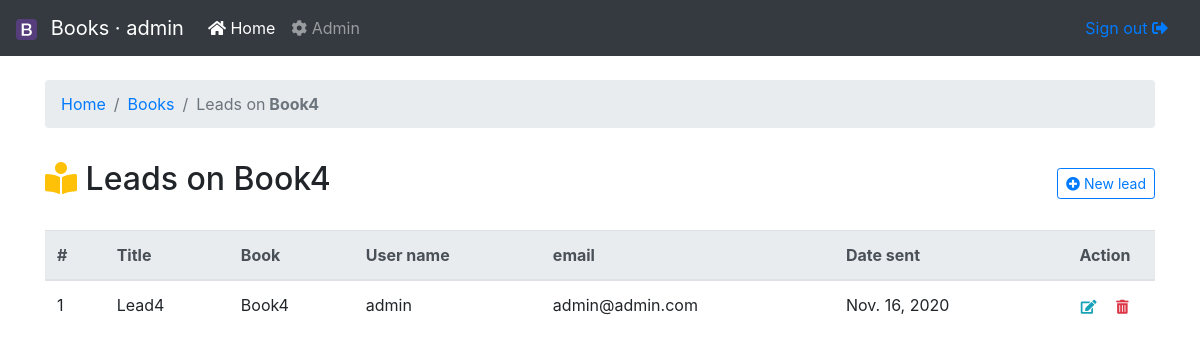
Before: /book/17/leads/ (signed in) with the older database file.
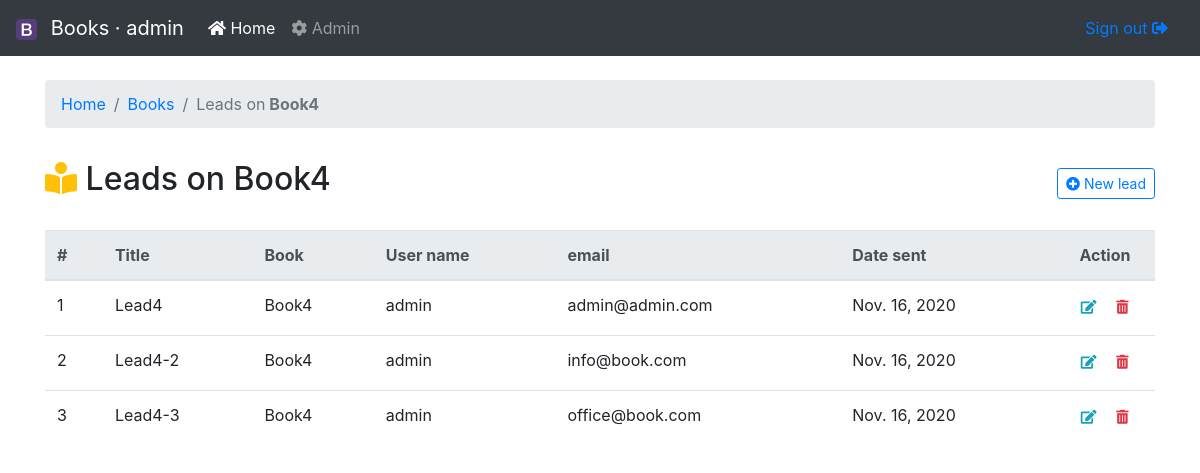
After: the same page with the newer database file.
### books/models.py (models this page shows, shortened)
class Book(models.Model):
    HARDCOVER = 1
    PAPERBACK = 2
    EBOOK = 3
    BOOK_TYPES = (
        (HARDCOVER, 'Hardcover'),
        (PAPERBACK, 'Paperback'),
        (EBOOK, 'E-book'),
    )
    title = models.CharField(max_length=50, verbose_name='Title')
    publication_date = models.DateField(null=True, verbose_name='Publicate on')
    price = models.DecimalField(max_digits=5, decimal_places=2, verbose_name='Price, €')
    pages = models.IntegerField(blank=True, null=True, verbose_name='Pages')
    book_type = models.PositiveSmallIntegerField(choices=BOOK_TYPES, verbose_name='Book type')
    def __str__(self):
        return self.title
    class Meta:
        verbose_name = 'Book'
        verbose_name_plural = 'Books'

class Lead(models.Model):
    book = models.ForeignKey(Book, on_delete=models.CASCADE, verbose_name='Book')
    slug = models.SlugField(max_length=255, verbose_name='Slug', unique=True)
    title = models.CharField(max_length=100, verbose_name='Title')
    username = models.CharField(max_length=90, verbose_name='User name')
    email = models.EmailField(verbose_name='email')
    date_sent = models.DateTimeField(blank=True, null=True, verbose_name='Date sent')
    class Meta:
        verbose_name = 'Lead'
        verbose_name_plural = 'Leads'
        ordering = ['-date_sent']

### books/views.py (the view)
# urls.py: path('book/<int:book>/leads/', leads_list, name='leads-list'),
@login_required
def leads_list(request, book):
    book_obj = get_object_or_404(Book, pk=book)
    title = "Leads on {}".format(book_obj)
    leads = book_obj.lead_set.all()
    context = {"title": title, "book": book_obj, "object_list": leads}
    return render(request, 'leads.html', context)

### books/templatetags/cms.py (called while the page is built)
@register.filter(name='object_verbose_name')
def get_object_verbose_name(object):
    if hasattr(object, 'model'):
        object = object.model
    return object._meta.verbose_name if object else ''

@register.filter(name='object_verbose_name_plural')
def get_object_verbose_name_plural(object):
    if hasattr(object, 'model'):
        object = object.model
    return object._meta.verbose_name_plural if object else ''

@register.simple_tag
def get_field_verbose_name(object, field):
    if hasattr(object, 'model'):
        object = object.model
    return object._meta.get_field(field).verbose_name if object else ''

### templates/leads.html (shortened to what this page needs)
{% extends 'layouts/base.html' %}
{% load cms %}
{% block content %}
<nav aria-label="breadcrumb">
  <ol class="breadcrumb">
    <li class="breadcrumb-item"><a href="{% url 'books:home' %}">Home</a></li>
    <li class="breadcrumb-item"><a href="{% url 'books:books-list' %}">{{ book|object_verbose_name_plural }}</a></li>
    <li class="breadcrumb-item active" aria-current="page">{{ object_list|object_verbose_name_plural }} on<strong>&nbsp;{{ book }}</strong></li>
  </ol>
</nav>
{% with object_list as leads %}
  <div class="d-flex justify-content-between flex-wrap flex-md-nowrap align-items-center pt-3 pb-2 mb-3">
      <h1 class="h2"><i class="fas fa-book-reader text-warning"></i> {{ title }}</i></h1>
      <div class="btn-toolbar mb-2 mb-md-0">
          <a class="btn btn-sm btn-outline-primary ajax-load-form" href="{% url 'books:lead-create' book.pk %}">
          <i class="fas fa-plus-circle"></i> New {{ leads|object_verbose_name|lower }}</a>
      </div>
  </div>
  <table class="table table-hover" id="table-ajax">
    <thead class="thead-light">
      <tr>
        <th>#</th>
        <th>{{ leads|field_verbose_name:'title' }}</th>
        <th>{{ leads|field_verbose_name:'book' }}</th>
        <th>{{ leads|field_verbose_name:'username' }}</th>
        <th>{{ leads|field_verbose_name:'email' }}</th>
        <th>{{ leads|field_verbose_name:'date_sent' }}</th>
        <th scope="col" class="crud-column">Action</th>
      </tr>
    </thead>
    <tbody>
      {% include 'leads_list.html' %}
    </tbody>
  </table>
{% endwith %}
{% endblock %}

### templates/layouts/base.html (shortened to what this page needs)
{% extends 'layouts/main.html' %}
{% block maincontent %}
    {% include 'layouts/navbar.html' %}
    <main role="main" class="container">
        {% block content %}{% endblock %}
    </main>
{% endblock %}

### templates/layouts/main.html (shortened to what this page needs)
{% load static %}
<!doctype html>
<html lang="en">
  <head>
    <link rel="stylesheet" href="https://cdn.jsdelivr.net/npm/bootstrap@4.5.3/dist/css/bootstrap.min.css">
    {% block extracss %}
      <link rel="stylesheet" href="https://cdnjs.cloudflare.com/ajax/libs/font-awesome/5.14.0/css/all.min.css" />
      <link href="{% static 'css/main.css' %}" rel="stylesheet">
    {% endblock %}
  </head>
  <body>
    {% block maincontent %}{% endblock %}
  </body>
</html>

### templates/layouts/navbar.html (shortened to what this page needs)
{% load static %}
<nav class="navbar navbar-expand-md navbar-dark bg-dark fixed-top">
  <a class="navbar-brand" href="{% if user.is_staff or user.is_superuser %}{% url 'admin:index' %}{% else %}{% url 'books:home' %}{% endif %}">
    <img src="{% static 'img/bootstrap-solid.svg' %}" withdh="21" height="21" alt="Logo" class="mr-2"> Books · {{ request.user }}</a>
  <div class="collapse navbar-collapse" id="navbarsExampleDefault">
    <ul class="navbar-nav mr-auto">
      <li class="nav-item active">
        <a class="nav-link" href="{% url 'books:home' %}"> <i class="fas fa-home"></i> Home <span class="sr-only">(current)</span></a>
      </li>
      <li class="nav-item">
        <a class="nav-link" href="{% url 'admin:index' %}"> <i class="fas fa-cog"></i> Admin</a>
      </li>
    </ul>
    <a class="nav-link" href="{% url 'accounts:logout' %}"> Sign out <i class="fas fa-sign-out-alt"></i></a>
  </div>
</nav>

### templates/leads_list.html
{% load cms %}
{% for lead in object_list %}
<tr>
    <td>{{ forloop.counter }}</td>
    <td>{{ lead.title }}</td>
    <td>{{ lead.book }}</td>
    <td>{{ lead.username }}</td>
    <td>{{ lead.email }}</td>
    <td>{{ lead.date_sent|date:'M. d, Y' }}</td>
    <td class="crud-column">
        <a href="{% url 'books:lead-update' lead.book.pk lead.slug %}"
            class="btn btn-outline-info btn-sm btn-circle btn-noborder ajax-load-form" title="Edit">
            <i class="fa fa-edit"></i></a>
        <a href="{% url 'books:lead-delete' lead.book.pk lead.slug %}"
            class="btn btn-outline-danger btn-sm btn-circle btn-noborder ajax-load-form" title="Delete">
            <i class="fa fa-trash-alt"></i></a>
    </td>
</tr>
{% empty %}
<tr>
    <td colspan="7" class="text-center bg-warning">No {{ object_list|object_verbose_name|lower }}</td>
</tr>
{% endfor %}

### static/css/main.css (style rules this page uses)
body { padding-top: 5rem; }
.btn-noborder { border: none; background-color: none; outline: none; box-shadow: none; }
.btn-circle { width: 30px; height: 30px; text-align: center; padding: 4px 8px; font-size: 14px; line-height: 1.428571429; border-radius: 15px; }
.crud-column { width: 100px; text-align: center; }

Changed rows visible on the page:
added Lead: title "Lead4-2", book "Book4", username "admin", email "info@book.com", date_sent "Nov. 16, 2020"
added Lead: title "Lead4-3", book "Book4", username "admin", email "office@book.com", date_sent "Nov. 16, 2020"
